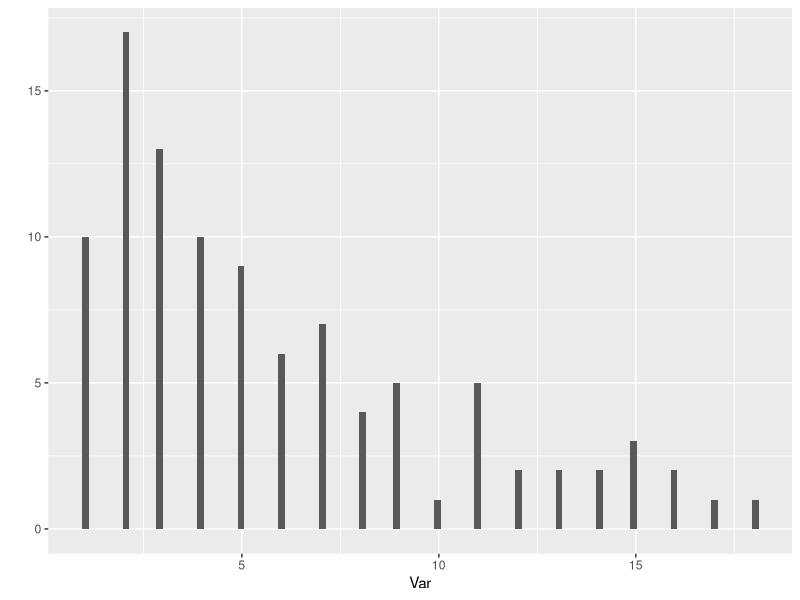

This figure's R source:
## ---- chunk 1
knitr::opts_chunk$set(echo = TRUE)
## ---- chunk 2
minDist <- function(k,n) {
  Y = c()
  for (i in 1:n){
    X <- sample.int(n, k, replace = TRUE)
    Y[i] = min(X)
  }
  return(Y)
}

Var <- minDist(20, 100)
library(ggplot2)
qplot(Var, geom = 'histogram', bins = 100)
## ---- chunk 3
pgeom(7, 0.1, lower.tail = FALSE)
## ---- chunk 4
pexp(8, 0.1, lower.tail = FALSE)
## ---- chunk 5
pbinom(0, 8, 0.1)
## ---- chunk 6
ppois(0, 8/10)
